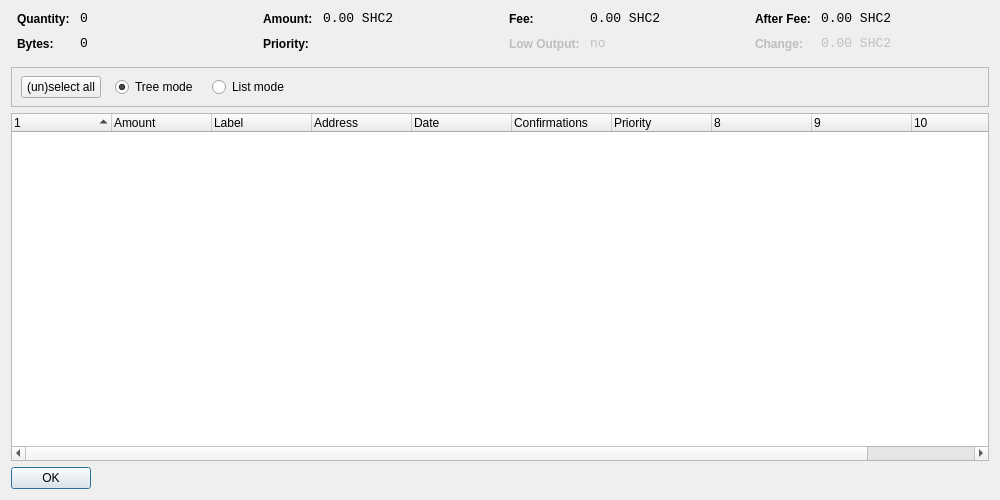
<?xml version="1.0" encoding="UTF-8"?>
<ui version="4.0">
 <class>CoinControlDialog</class>
 <widget class="QDialog" name="CoinControlDialog">
  <property name="geometry">
   <rect>
    <x>0</x>
    <y>0</y>
    <width>1000</width>
    <height>500</height>
   </rect>
  </property>
  <property name="windowTitle">
   <string>Coin Control</string>
  </property>
  <layout class="QVBoxLayout" name="verticalLayout">
   <item>
    <layout class="QHBoxLayout" name="horizontalLayoutTop" stretch="0,0,0,0">
     <property name="topMargin">
      <number>0</number>
     </property>
     <property name="bottomMargin">
      <number>10</number>
     </property>
     <item>
      <layout class="QFormLayout" name="formLayoutCoinControl1">
       <property name="horizontalSpacing">
        <number>10</number>
       </property>
       <property name="verticalSpacing">
        <number>10</number>
       </property>
       <property name="leftMargin">
        <number>6</number>
       </property>
       <property name="rightMargin">
        <number>6</number>
       </property>
       <item row="0" column="0">
        <widget class="QLabel" name="labelCoinControlQuantityText">
         <property name="styleSheet">
          <string notr="true">font-weight:bold;</string>
         </property>
         <property name="text">
          <string>Quantity:</string>
         </property>
        </widget>
       </item>
       <item row="0" column="1">
        <widget class="QLabel" name="labelCoinControlQuantity">
         <property name="font">
          <font>
           <family>Monospace</family>
           <pointsize>10</pointsize>
          </font>
         </property>
         <property name="cursor">
          <cursorShape>IBeamCursor</cursorShape>
         </property>
         <property name="contextMenuPolicy">
          <enum>Qt::ActionsContextMenu</enum>
         </property>
         <property name="text">
          <string notr="true">0</string>
         </property>
         <property name="textInteractionFlags">
          <set>Qt::LinksAccessibleByMouse|Qt::TextSelectableByKeyboard|Qt::TextSelectableByMouse</set>
         </property>
        </widget>
       </item>
       <item row="1" column="0">
        <widget class="QLabel" name="labelCoinControlBytesText">
         <property name="styleSheet">
          <string notr="true">font-weight:bold;</string>
         </property>
         <property name="text">
          <string>Bytes:</string>
         </property>
        </widget>
       </item>
       <item row="1" column="1">
        <widget class="QLabel" name="labelCoinControlBytes">
         <property name="font">
          <font>
           <family>Monospace</family>
           <pointsize>10</pointsize>
          </font>
         </property>
         <property name="cursor">
          <cursorShape>IBeamCursor</cursorShape>
         </property>
         <property name="contextMenuPolicy">
          <enum>Qt::ActionsContextMenu</enum>
         </property>
         <property name="text">
          <string notr="true">0</string>
         </property>
         <property name="textInteractionFlags">
          <set>Qt::LinksAccessibleByMouse|Qt::TextSelectableByKeyboard|Qt::TextSelectableByMouse</set>
         </property>
        </widget>
       </item>
      </layout>
     </item>
     <item>
      <layout class="QFormLayout" name="formLayoutCoinControl2">
       <property name="horizontalSpacing">
        <number>10</number>
       </property>
       <property name="verticalSpacing">
        <number>10</number>
       </property>
       <property name="leftMargin">
        <number>6</number>
       </property>
       <property name="rightMargin">
        <number>6</number>
       </property>
       <item row="0" column="0">
        <widget class="QLabel" name="labelCoinControlAmountText">
         <property name="styleSheet">
          <string notr="true">font-weight:bold;</string>
         </property>
         <property name="text">
          <string>Amount:</string>
         </property>
        </widget>
       </item>
       <item row="0" column="1">
        <widget class="QLabel" name="labelCoinControlAmount">
         <property name="font">
          <font>
           <family>Monospace</family>
           <pointsize>10</pointsize>
          </font>
         </property>
         <property name="cursor">
          <cursorShape>IBeamCursor</cursorShape>
         </property>
         <property name="contextMenuPolicy">
          <enum>Qt::ActionsContextMenu</enum>
         </property>
         <property name="text">
          <string notr="true">0.00 SHC2</string>
         </property>
         <property name="textInteractionFlags">
          <set>Qt::LinksAccessibleByMouse|Qt::TextSelectableByKeyboard|Qt::TextSelectableByMouse</set>
         </property>
        </widget>
       </item>
       <item row="1" column="0">
        <widget class="QLabel" name="labelCoinControlPriorityText">
         <property name="styleSheet">
          <string notr="true">font-weight:bold;</string>
         </property>
         <property name="text">
          <string>Priority:</string>
         </property>
        </widget>
       </item>
       <item row="1" column="1">
        <widget class="QLabel" name="labelCoinControlPriority">
         <property name="font">
          <font>
           <family>Monospace</family>
           <pointsize>10</pointsize>
          </font>
         </property>
         <property name="cursor">
          <cursorShape>IBeamCursor</cursorShape>
         </property>
         <property name="contextMenuPolicy">
          <enum>Qt::ActionsContextMenu</enum>
         </property>
         <property name="text">
          <string/>
         </property>
         <property name="textInteractionFlags">
          <set>Qt::LinksAccessibleByMouse|Qt::TextSelectableByKeyboard|Qt::TextSelectableByMouse</set>
         </property>
        </widget>
       </item>
      </layout>
     </item>
     <item>
      <layout class="QFormLayout" name="formLayoutCoinControl3">
       <property name="horizontalSpacing">
        <number>10</number>
       </property>
       <property name="verticalSpacing">
        <number>10</number>
       </property>
       <property name="leftMargin">
        <number>6</number>
       </property>
       <property name="rightMargin">
        <number>6</number>
       </property>
       <item row="0" column="0">
        <widget class="QLabel" name="labelCoinControlFeeText">
         <property name="styleSheet">
          <string notr="true">font-weight:bold;</string>
         </property>
         <property name="text">
          <string>Fee:</string>
         </property>
        </widget>
       </item>
       <item row="0" column="1">
        <widget class="QLabel" name="labelCoinControlFee">
         <property name="font">
          <font>
           <family>Monospace</family>
           <pointsize>10</pointsize>
          </font>
         </property>
         <property name="cursor">
          <cursorShape>IBeamCursor</cursorShape>
         </property>
         <property name="contextMenuPolicy">
          <enum>Qt::ActionsContextMenu</enum>
         </property>
         <property name="text">
          <string notr="true">0.00 SHC2</string>
         </property>
         <property name="textInteractionFlags">
          <set>Qt::LinksAccessibleByMouse|Qt::TextSelectableByKeyboard|Qt::TextSelectableByMouse</set>
         </property>
        </widget>
       </item>
       <item row="1" column="0">
        <widget class="QLabel" name="labelCoinControlLowOutputText">
         <property name="enabled">
          <bool>false</bool>
         </property>
         <property name="styleSheet">
          <string notr="true">font-weight:bold;</string>
         </property>
         <property name="text">
          <string>Low Output:</string>
         </property>
        </widget>
       </item>
       <item row="1" column="1">
        <widget class="QLabel" name="labelCoinControlLowOutput">
         <property name="enabled">
          <bool>false</bool>
         </property>
         <property name="font">
          <font>
           <family>Monospace</family>
           <pointsize>10</pointsize>
          </font>
         </property>
         <property name="cursor">
          <cursorShape>IBeamCursor</cursorShape>
         </property>
         <property name="contextMenuPolicy">
          <enum>Qt::ActionsContextMenu</enum>
         </property>
         <property name="text">
          <string notr="true">no</string>
         </property>
         <property name="textInteractionFlags">
          <set>Qt::LinksAccessibleByMouse|Qt::TextSelectableByKeyboard|Qt::TextSelectableByMouse</set>
         </property>
        </widget>
       </item>
      </layout>
     </item>
     <item>
      <layout class="QFormLayout" name="formLayoutCoinControl4">
       <property name="horizontalSpacing">
        <number>10</number>
       </property>
       <property name="verticalSpacing">
        <number>10</number>
       </property>
       <property name="leftMargin">
        <number>6</number>
       </property>
       <property name="rightMargin">
        <number>6</number>
       </property>
       <item row="0" column="0">
        <widget class="QLabel" name="labelCoinControlAfterFeeText">
         <property name="styleSheet">
          <string notr="true">font-weight:bold;</string>
         </property>
         <property name="text">
          <string>After Fee:</string>
         </property>
        </widget>
       </item>
       <item row="0" column="1">
        <widget class="QLabel" name="labelCoinControlAfterFee">
         <property name="font">
          <font>
           <family>Monospace</family>
           <pointsize>10</pointsize>
          </font>
         </property>
         <property name="cursor">
          <cursorShape>IBeamCursor</cursorShape>
         </property>
         <property name="contextMenuPolicy">
          <enum>Qt::ActionsContextMenu</enum>
         </property>
         <property name="text">
          <string notr="true">0.00 SHC2</string>
         </property>
         <property name="textInteractionFlags">
          <set>Qt::LinksAccessibleByMouse|Qt::TextSelectableByKeyboard|Qt::TextSelectableByMouse</set>
         </property>
        </widget>
       </item>
       <item row="1" column="0">
        <widget class="QLabel" name="labelCoinControlChangeText">
         <property name="enabled">
          <bool>false</bool>
         </property>
         <property name="styleSheet">
          <string notr="true">font-weight:bold;</string>
         </property>
         <property name="text">
          <string>Change:</string>
         </property>
        </widget>
       </item>
       <item row="1" column="1">
        <widget class="QLabel" name="labelCoinControlChange">
         <property name="enabled">
          <bool>false</bool>
         </property>
         <property name="font">
          <font>
           <family>Monospace</family>
           <pointsize>10</pointsize>
          </font>
         </property>
         <property name="cursor">
          <cursorShape>IBeamCursor</cursorShape>
         </property>
         <property name="contextMenuPolicy">
          <enum>Qt::ActionsContextMenu</enum>
         </property>
         <property name="text">
          <string notr="true">0.00 SHC2</string>
         </property>
         <property name="textInteractionFlags">
          <set>Qt::LinksAccessibleByMouse|Qt::TextSelectableByKeyboard|Qt::TextSelectableByMouse</set>
         </property>
        </widget>
       </item>
      </layout>
     </item>
    </layout>
   </item>
   <item>
    <widget class="QFrame" name="frame">
     <property name="minimumSize">
      <size>
       <width>0</width>
       <height>40</height>
      </size>
     </property>
     <property name="frameShape">
      <enum>QFrame::StyledPanel</enum>
     </property>
     <property name="frameShadow">
      <enum>QFrame::Sunken</enum>
     </property>
     <widget class="QWidget" name="horizontalLayoutWidget">
      <property name="geometry">
       <rect>
        <x>10</x>
        <y>0</y>
        <width>781</width>
        <height>41</height>
       </rect>
      </property>
      <layout class="QHBoxLayout" name="horizontalLayoutPanel" stretch="0,0,0,0,0">
       <property name="spacing">
        <number>14</number>
       </property>
       <item>
        <widget class="QPushButton" name="pushButtonSelectAll">
         <property name="sizePolicy">
          <sizepolicy hsizetype="Maximum" vsizetype="Fixed">
           <horstretch>0</horstretch>
           <verstretch>0</verstretch>
          </sizepolicy>
         </property>
         <property name="text">
          <string>(un)select all</string>
         </property>
        </widget>
       </item>
       <item>
        <widget class="QRadioButton" name="radioTreeMode">
         <property name="sizePolicy">
          <sizepolicy hsizetype="Maximum" vsizetype="Fixed">
           <horstretch>0</horstretch>
           <verstretch>0</verstretch>
          </sizepolicy>
         </property>
         <property name="text">
          <string>Tree mode</string>
         </property>
         <property name="checked">
          <bool>true</bool>
         </property>
        </widget>
       </item>
       <item>
        <widget class="QRadioButton" name="radioListMode">
         <property name="sizePolicy">
          <sizepolicy hsizetype="Maximum" vsizetype="Fixed">
           <horstretch>0</horstretch>
           <verstretch>0</verstretch>
          </sizepolicy>
         </property>
         <property name="text">
          <string>List mode</string>
         </property>
        </widget>
       </item>
       <item>
        <spacer name="horizontalSpacer">
         <property name="orientation">
          <enum>Qt::Horizontal</enum>
         </property>
         <property name="sizeHint" stdset="0">
          <size>
           <width>40</width>
           <height>20</height>
          </size>
         </property>
        </spacer>
       </item>
      </layout>
     </widget>
    </widget>
   </item>
   <item>
    <widget class="CoinControlTreeWidget" name="treeWidget">
     <property name="contextMenuPolicy">
      <enum>Qt::CustomContextMenu</enum>
     </property>
     <property name="sortingEnabled">
      <bool>false</bool>
     </property>
     <property name="columnCount">
      <number>11</number>
     </property>
     <attribute name="headerShowSortIndicator" stdset="0">
      <bool>true</bool>
     </attribute>
     <attribute name="headerStretchLastSection">
      <bool>false</bool>
     </attribute>
     <column>
      <property name="text">
       <string/>
      </property>
     </column>
     <column>
      <property name="text">
       <string>Amount</string>
      </property>
     </column>
     <column>
      <property name="text">
       <string>Label</string>
      </property>
     </column>
     <column>
      <property name="text">
       <string>Address</string>
      </property>
     </column>
     <column>
      <property name="text">
       <string>Date</string>
      </property>
     </column>
     <column>
      <property name="text">
       <string>Confirmations</string>
      </property>
      <property name="toolTip">
       <string>Confirmed</string>
      </property>
     </column>
     <column>
      <property name="text">
       <string>Priority</string>
      </property>
     </column>
     <column>
      <property name="text">
       <string/>
      </property>
     </column>
     <column>
      <property name="text">
       <string/>
      </property>
     </column>
     <column>
      <property name="text">
       <string/>
      </property>
     </column>
     <column>
      <property name="text">
       <string/>
      </property>
     </column>
    </widget>
   </item>
   <item>
    <widget class="QDialogButtonBox" name="buttonBox">
     <property name="sizePolicy">
      <sizepolicy hsizetype="Maximum" vsizetype="Fixed">
       <horstretch>0</horstretch>
       <verstretch>0</verstretch>
      </sizepolicy>
     </property>
     <property name="orientation">
      <enum>Qt::Horizontal</enum>
     </property>
     <property name="standardButtons">
      <set>QDialogButtonBox::Ok</set>
     </property>
    </widget>
   </item>
  </layout>
 </widget>
 <customwidgets>
  <customwidget>
   <class>CoinControlTreeWidget</class>
   <extends>QTreeWidget</extends>
   <header>coincontroltreewidget.h</header>
  </customwidget>
 </customwidgets>
 <resources/>
 <connections/>
</ui>
